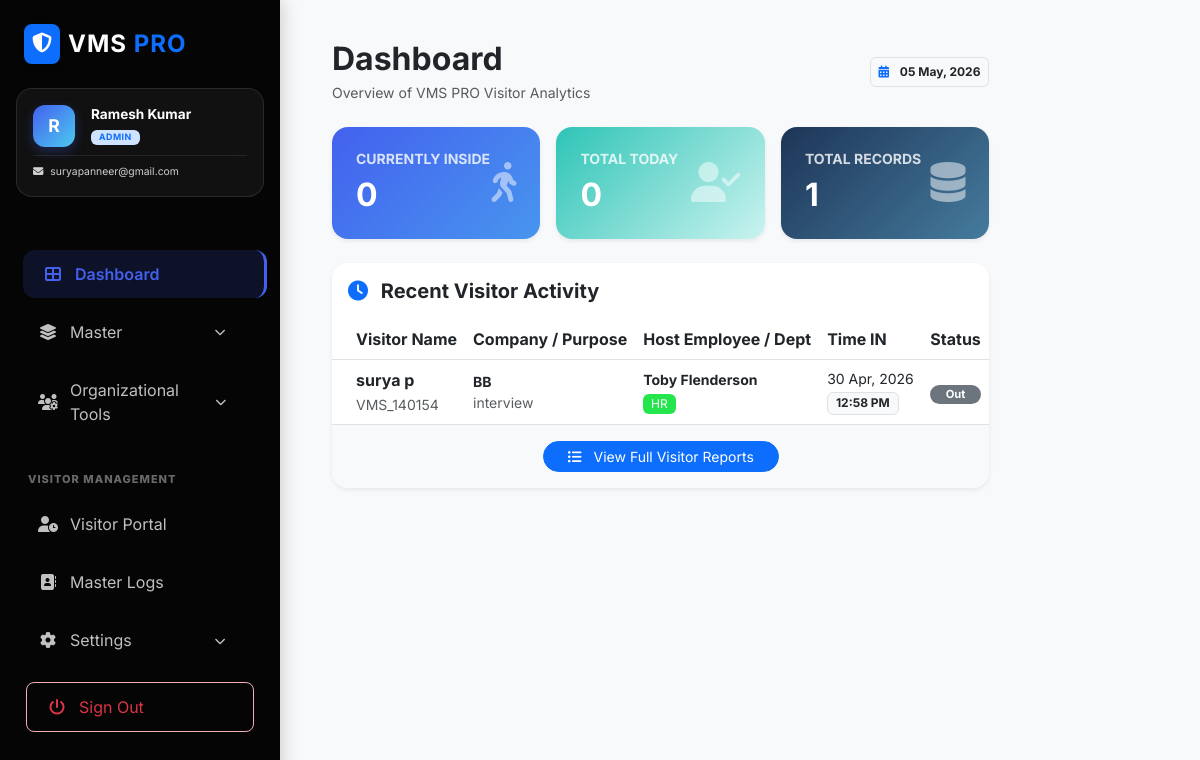
/index.php (signed in), run on an earlier commit of the app's database.
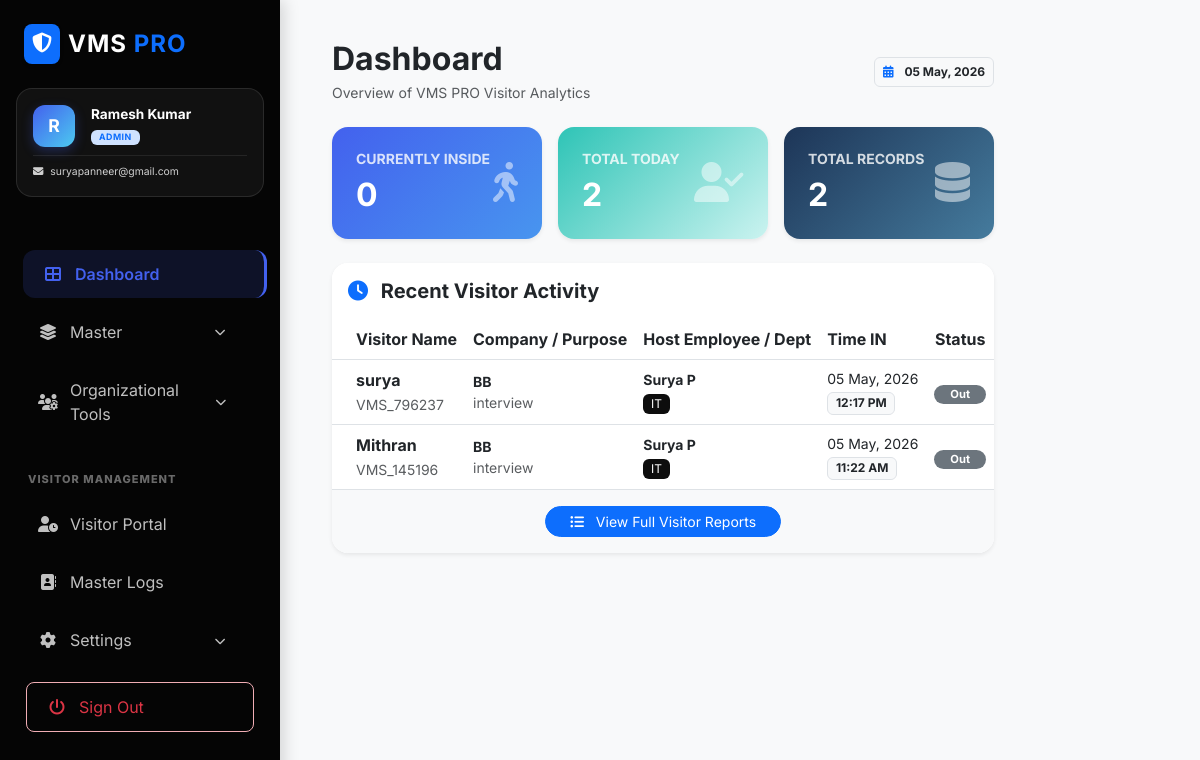
And on a later commit of the database.
### tables this page shows
CREATE TABLE `visitor_master` (
  `id` int(11) NOT NULL,
  `pass_no` varchar(50) DEFAULT NULL,
  `img_capture` longtext DEFAULT NULL,
  `person_to_meet` varchar(100) NOT NULL,
  `purpose` varchar(255) NOT NULL,
  `visitor_type` enum('Client','Vendor','Visitor') NOT NULL,
  `company_name` varchar(100) DEFAULT NULL,
  `location` varchar(100) DEFAULT NULL,
  `visitor_name` varchar(100) NOT NULL,
  `gender` enum('Male','Female','Other') DEFAULT 'Male',
  `contact_no` varchar(15) NOT NULL,
  `email` varchar(100) DEFAULT NULL,
  `meeting_date_time` datetime DEFAULT NULL,
  `devices` text DEFAULT NULL,
  `id_type` varchar(50) DEFAULT NULL,
  `id_upload` varchar(255) DEFAULT NULL,
  `status` enum('Pending','Approved','Rejected') DEFAULT 'Pending',
  `in_time` datetime DEFAULT NULL,
  `out_time` datetime DEFAULT NULL,
  `created_at` timestamp NOT NULL DEFAULT current_timestamp(),
  `vehicle_type` varchar(50) DEFAULT NULL,
  `vehicle_number` varchar(50) DEFAULT NULL,
  `employee_id` int(11) DEFAULT NULL,
  `mobile_count` int(11) DEFAULT NULL,
  `charger_count` int(11) DEFAULT NULL,
  `disc_count` int(11) DEFAULT NULL,
  `laptop_count` int(11) DEFAULT NULL,
  `approval_status` tinyint(4) DEFAULT 0 COMMENT '0=Pending, 1=Approved, 2=Rejected,\r\n3= Schedule',
  `meeting_out_time` datetime DEFAULT NULL,
  `checkin_by` int(11) DEFAULT NULL,
  `checkout_by` int(11) DEFAULT NULL
);

CREATE TABLE `users` (
  `id` int(11) NOT NULL,
  `full_name` varchar(100) NOT NULL,
  `email` varchar(150) NOT NULL,
  `password` varchar(255) NOT NULL,
  `contact_no` varchar(20) DEFAULT NULL,
  `designation` varchar(100) DEFAULT NULL,
  `department` varchar(100) DEFAULT NULL,
  `location` varchar(100) DEFAULT NULL,
  `role` varchar(50) DEFAULT 'employee',
  `reporting_manager` varchar(100) DEFAULT NULL,
  `status` enum('Active','Inactive') DEFAULT 'Active',
  `created_at` timestamp NULL DEFAULT current_timestamp()
);

### index.php (the view, shortened to what the changed rows need)
<?php
include("includes/config.php");
include("includes/header.php");
$total = $con->query("SELECT COUNT(*) FROM visitor_master")->fetchColumn();
$inside = $con->query("SELECT COUNT(*) FROM visitor_master WHERE out_time IS NULL")->fetchColumn();
$today = $con->query("SELECT COUNT(*) FROM visitor_master WHERE DATE(in_time) = CURDATE()")->fetchColumn();
?>
<div class="content">
    <div class="container-fluid content-animate">
        <div class="d-flex justify-content-between align-items-center mb-4">
            <div>
                <h2 class="fw-bold text-dark mb-1">Dashboard</h2>
            </div>
        </div>
        <div class="row g-3 mb-4">
            <div class="col-md-4">
                <div class="card border-0 shadow-sm rounded-4" style="background: linear-gradient(135deg, #4361ee, #4895ef);">
                    <div class="card-body p-4 text-white">
                        <div class="d-flex justify-content-between align-items-center">
                            <div>
                                <h2 class="fw-bold mb-0"><?= $inside ?></h2>
                            </div>
                        </div>
                    </div>
                </div>
            </div>
            <div class="col-md-4">
                <div class="card border-0 shadow-sm rounded-4" style="background: linear-gradient(135deg, #2ec4b6, #cbf3f0);">
                    <div class="card-body p-4 text-white">
                        <div class="d-flex justify-content-between align-items-center">
                            <div>
                                <h6 class="text-uppercase fw-bold small mb-2" style="opacity: 0.8;">Total Today</h6>
                                <h2 class="fw-bold mb-0"><?= $today ?></h2>
                            </div>
                        </div>
                    </div>
                </div>
            </div>
            <div class="col-md-4">
                <div class="card border-0 shadow-sm rounded-4" style="background: linear-gradient(135deg, #1d3557, #457b9d);">
                    <div class="card-body p-4 text-white">
                        <div class="d-flex justify-content-between align-items-center">
                            <div>
                                <h6 class="text-uppercase fw-bold small mb-2" style="opacity: 0.8;">Total Records</h6>
                                <h2 class="fw-bold mb-0"><?= $total ?></h2>
                            </div>
                        </div>
                    </div>
                </div>
            </div>
        </div>
        <div class="row">
            <div class="col-12">
                <div class="card border-0 shadow-sm rounded-4 overflow-hidden">
                    <div class="card-body p-0">
                        <div class="table-responsive">
                            <table class="table table-hover align-middle mb-0">
                                <thead class="bg-light">
                                    <tr>
                                        <th class="ps-4">Visitor Name</th>
                                        <th>Company / Purpose</th>
                                        <th>Host Employee / Dept</th>
                                        <th>Time IN</th>
                                        <th class="text-center">Status</th>
                                    </tr>
                                </thead>
                                <tbody>
                                    <?php
                                    $recent = $con->query("SELECT v.*, u.full_name as host_name, u.department, d.dept_color
                                                          FROM visitor_master v
                                                          LEFT JOIN users u ON v.employee_id = u.id
                                                          LEFT JOIN departments d ON u.department = d.dept_name
                                                          ORDER BY v.id DESC LIMIT 10")->fetchAll();
                                    foreach($recent as $r):
                                    ?>
                                    <tr class="visitor-row" style="cursor: pointer;" data-id="<?= $r['id'] ?>" title="Click to view details">
                                        <td class="ps-4">
                                            <div class="fw-bold"><?= htmlspecialchars($r['visitor_name']) ?></div>
                                            <small class="text-muted"><?= htmlspecialchars($r['pass_no']) ?></small>
                                        </td>
                                        <td>
                                            <div class="small fw-bold"><?= htmlspecialchars($r['company_name']) ?></div>
                                            <div class="small text-muted"><?= htmlspecialchars($r['purpose']) ?></div>
                                        </td>
                                        <td>
                                            <div class="small fw-bold"><?= htmlspecialchars($r['host_name'] ?: 'N/A') ?></div>
                                            <div class="badge fw-normal small" style="background: <?= !empty($r['dept_color']) ? $r['dept_color'] : '#f8f9fa' ?>; color: <?= !empty($r['dept_color']) ? '#fff' : '#212529' ?>;">
                                                <?= htmlspecialchars($r['department'] ?: 'N/A') ?>
                                            </div>
                                        </td>
                                        <td>
                                            <?php
                                                $display_time = !empty($r['in_time']) ? $r['in_time'] : $r['meeting_date_time'];
                                                if($display_time):
                                            ?>
                                                <div class="small"><?= date("d M, Y", strtotime($display_time)) ?></div>
                                                <div class="badge bg-light text-dark border">
                                                    <?= date("h:i A", strtotime($display_time)) ?>
                                                </div>
                                            <?php else: ?>
                                                <span class="text-muted small">N/A</span>
                                            <?php endif; ?>
                                        </td>
                                        <td class="text-center">
                                            <?php
                                                $is_expired = false;
                                                if($is_expired): ?>
                                                    <span class="badge bg-danger rounded-pill px-3" style="font-size: 0.7rem;">Expired</span>
                                                <?php elseif($r['approval_status'] == 3): ?>
                                                    <span class="badge bg-info rounded-pill px-3" style="font-size: 0.7rem;">Scheduled</span>
                                                <?php elseif($r['out_time']): ?>
                                                    <span class="badge bg-secondary rounded-pill px-3" style="font-size: 0.7rem;">Out</span>
                                                <?php else: ?>
                                                    <span class="badge bg-success rounded-pill px-3" style="font-size: 0.7rem;">Inside</span>
                                                <?php endif; ?>
                                        </td>
                                    </tr>
                                    <?php endforeach; ?>
                                </tbody>
                            </table>
                        </div>
                    </div>
                </div>
            </div>
        </div>
    </div>
</div>
<?php include("includes/footer.php"); ?>

What changed in the data, as far as the page shows it:
removed visitor_master: visitor_name "surya p", pass_no "VMS_140154", company_name "BB", purpose "interview", users.full_name "Toby Flenderson", users.department "HR", in_time "30 Apr, 2026", in_time "12:58 PM", approval_status "Out"
added visitor_master: visitor_name "surya", pass_no "VMS_796237", company_name "BB", purpose "interview", users.full_name "Surya P", users.department "IT", in_time "05 May, 2026", in_time "12:17 PM", approval_status "Out"
added visitor_master: visitor_name "Mithran", pass_no "VMS_145196", company_name "BB", purpose "interview", users.full_name "Surya P", users.department "IT", in_time "05 May, 2026", in_time "11:22 AM", approval_status "Out"
Also different on the page:
$today: "0" → "2"
$total: "1" → "2"
